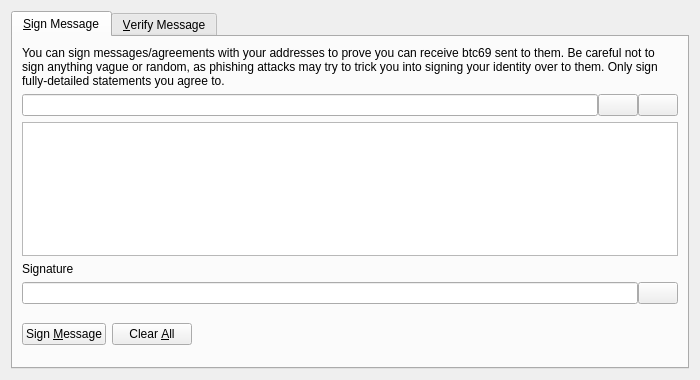
<?xml version="1.0" encoding="UTF-8"?>
<ui version="4.0">
 <class>SignVerifyMessageDialog</class>
 <widget class="QDialog" name="SignVerifyMessageDialog">
  <property name="geometry">
   <rect>
    <x>0</x>
    <y>0</y>
    <width>700</width>
    <height>380</height>
   </rect>
  </property>
  <property name="windowTitle">
   <string>Signatures - Sign / Verify a Message</string>
  </property>
  <property name="modal">
   <bool>true</bool>
  </property>
  <layout class="QVBoxLayout" name="verticalLayout">
   <item>
    <widget class="QTabWidget" name="tabWidget">
     <property name="currentIndex">
      <number>0</number>
     </property>
     <widget class="QWidget" name="tabSignMessage">
      <attribute name="title">
       <string>&amp;Sign Message</string>
      </attribute>
      <layout class="QVBoxLayout" name="verticalLayout_SM">
       <item>
        <widget class="QLabel" name="infoLabel_SM">
         <property name="text">
          <string>You can sign messages/agreements with your addresses to prove you can receive btc69 sent to them. Be careful not to sign anything vague or random, as phishing attacks may try to trick you into signing your identity over to them. Only sign fully-detailed statements you agree to.</string>
         </property>
         <property name="textFormat">
          <enum>Qt::PlainText</enum>
         </property>
         <property name="wordWrap">
          <bool>true</bool>
         </property>
        </widget>
       </item>
       <item>
        <layout class="QHBoxLayout" name="horizontalLayout_1_SM">
         <property name="spacing">
          <number>0</number>
         </property>
         <item>
          <widget class="QValidatedLineEdit" name="addressIn_SM">
           <property name="toolTip">
            <string>The btc69 address to sign the message with</string>
           </property>
          </widget>
         </item>
         <item>
          <widget class="QPushButton" name="addressBookButton_SM">
           <property name="toolTip">
            <string>Choose previously used address</string>
           </property>
           <property name="text">
            <string/>
           </property>
           <property name="icon">
            <iconset resource="../btc69.qrc">
             <normaloff>:/icons/address-book</normaloff>:/icons/address-book</iconset>
           </property>
           <property name="shortcut">
            <string>Alt+A</string>
           </property>
           <property name="autoDefault">
            <bool>false</bool>
           </property>
          </widget>
         </item>
         <item>
          <widget class="QPushButton" name="pasteButton_SM">
           <property name="toolTip">
            <string>Paste address from clipboard</string>
           </property>
           <property name="text">
            <string/>
           </property>
           <property name="icon">
            <iconset resource="../btc69.qrc">
             <normaloff>:/icons/editpaste</normaloff>:/icons/editpaste</iconset>
           </property>
           <property name="shortcut">
            <string>Alt+P</string>
           </property>
           <property name="autoDefault">
            <bool>false</bool>
           </property>
          </widget>
         </item>
        </layout>
       </item>
       <item>
        <widget class="QPlainTextEdit" name="messageIn_SM">
         <property name="toolTip">
          <string>Enter the message you want to sign here</string>
         </property>
        </widget>
       </item>
       <item>
        <widget class="QLabel" name="signatureLabel_SM">
         <property name="text">
          <string>Signature</string>
         </property>
         <property name="textFormat">
          <enum>Qt::PlainText</enum>
         </property>
        </widget>
       </item>
       <item>
        <layout class="QHBoxLayout" name="horizontalLayout_2_SM">
         <property name="spacing">
          <number>0</number>
         </property>
         <item>
          <widget class="QLineEdit" name="signatureOut_SM">
           <property name="font">
            <font>
             <italic>true</italic>
            </font>
           </property>
           <property name="readOnly">
            <bool>true</bool>
           </property>
          </widget>
         </item>
         <item>
          <widget class="QPushButton" name="copySignatureButton_SM">
           <property name="toolTip">
            <string>Copy the current signature to the system clipboard</string>
           </property>
           <property name="text">
            <string/>
           </property>
           <property name="icon">
            <iconset resource="../btc69.qrc">
             <normaloff>:/icons/editcopy</normaloff>:/icons/editcopy</iconset>
           </property>
           <property name="autoDefault">
            <bool>false</bool>
           </property>
          </widget>
         </item>
        </layout>
       </item>
       <item>
        <layout class="QHBoxLayout" name="horizontalLayout_3_SM">
         <item>
          <widget class="QPushButton" name="signMessageButton_SM">
           <property name="toolTip">
            <string>Sign the message to prove you own this btc69 address</string>
           </property>
           <property name="text">
            <string>Sign &amp;Message</string>
           </property>
           <property name="icon">
            <iconset resource="../btc69.qrc">
             <normaloff>:/icons/edit</normaloff>:/icons/edit</iconset>
           </property>
           <property name="autoDefault">
            <bool>false</bool>
           </property>
          </widget>
         </item>
         <item>
          <widget class="QPushButton" name="clearButton_SM">
           <property name="toolTip">
            <string>Reset all sign message fields</string>
           </property>
           <property name="text">
            <string>Clear &amp;All</string>
           </property>
           <property name="icon">
            <iconset resource="../btc69.qrc">
             <normaloff>:/icons/remove</normaloff>:/icons/remove</iconset>
           </property>
           <property name="autoDefault">
            <bool>false</bool>
           </property>
          </widget>
         </item>
         <item>
          <spacer name="horizontalSpacer_1_SM">
           <property name="orientation">
            <enum>Qt::Horizontal</enum>
           </property>
           <property name="sizeHint" stdset="0">
            <size>
             <width>40</width>
             <height>48</height>
            </size>
           </property>
          </spacer>
         </item>
         <item>
          <widget class="QLabel" name="statusLabel_SM">
           <property name="font">
            <font>
             <weight>75</weight>
             <bold>true</bold>
            </font>
           </property>
           <property name="text">
            <string/>
           </property>
           <property name="wordWrap">
            <bool>true</bool>
           </property>
          </widget>
         </item>
         <item>
          <spacer name="horizontalSpacer_2_SM">
           <property name="orientation">
            <enum>Qt::Horizontal</enum>
           </property>
           <property name="sizeHint" stdset="0">
            <size>
             <width>40</width>
             <height>48</height>
            </size>
           </property>
          </spacer>
         </item>
        </layout>
       </item>
      </layout>
     </widget>
     <widget class="QWidget" name="tabVerifyMessage">
      <attribute name="title">
       <string>&amp;Verify Message</string>
      </attribute>
      <layout class="QVBoxLayout" name="verticalLayout_VM">
       <item>
        <widget class="QLabel" name="infoLabel_VM">
         <property name="text">
          <string>Enter the receiver's address, message (ensure you copy line breaks, spaces, tabs, etc. exactly) and signature below to verify the message. Be careful not to read more into the signature than what is in the signed message itself, to avoid being tricked by a man-in-the-middle attack. Note that this only proves the signing party receives with the address, it cannot prove sendership of any transaction!</string>
         </property>
         <property name="textFormat">
          <enum>Qt::PlainText</enum>
         </property>
         <property name="alignment">
          <set>Qt::AlignLeading|Qt::AlignLeft|Qt::AlignTop</set>
         </property>
         <property name="wordWrap">
          <bool>true</bool>
         </property>
        </widget>
       </item>
       <item>
        <layout class="QHBoxLayout" name="horizontalLayout_1_VM">
         <property name="spacing">
          <number>0</number>
         </property>
         <item>
          <widget class="QValidatedLineEdit" name="addressIn_VM">
           <property name="toolTip">
            <string>The btc69 address the message was signed with</string>
           </property>
          </widget>
         </item>
         <item>
          <widget class="QPushButton" name="addressBookButton_VM">
           <property name="toolTip">
            <string>Choose previously used address</string>
           </property>
           <property name="text">
            <string/>
           </property>
           <property name="icon">
            <iconset resource="../btc69.qrc">
             <normaloff>:/icons/address-book</normaloff>:/icons/address-book</iconset>
           </property>
           <property name="shortcut">
            <string>Alt+A</string>
           </property>
           <property name="autoDefault">
            <bool>false</bool>
           </property>
          </widget>
         </item>
        </layout>
       </item>
       <item>
        <widget class="QPlainTextEdit" name="messageIn_VM"/>
       </item>
       <item>
        <widget class="QValidatedLineEdit" name="signatureIn_VM"/>
       </item>
       <item>
        <layout class="QHBoxLayout" name="horizontalLayout_2_VM">
         <item>
          <widget class="QPushButton" name="verifyMessageButton_VM">
           <property name="toolTip">
            <string>Verify the message to ensure it was signed with the specified btc69 address</string>
           </property>
           <property name="text">
            <string>Verify &amp;Message</string>
           </property>
           <property name="icon">
            <iconset resource="../btc69.qrc">
             <normaloff>:/icons/transaction_0</normaloff>:/icons/transaction_0</iconset>
           </property>
           <property name="autoDefault">
            <bool>false</bool>
           </property>
          </widget>
         </item>
         <item>
          <widget class="QPushButton" name="clearButton_VM">
           <property name="toolTip">
            <string>Reset all verify message fields</string>
           </property>
           <property name="text">
            <string>Clear &amp;All</string>
           </property>
           <property name="icon">
            <iconset resource="../btc69.qrc">
             <normaloff>:/icons/remove</normaloff>:/icons/remove</iconset>
           </property>
           <property name="autoDefault">
            <bool>false</bool>
           </property>
          </widget>
         </item>
         <item>
          <spacer name="horizontalSpacer_1_VM">
           <property name="orientation">
            <enum>Qt::Horizontal</enum>
           </property>
           <property name="sizeHint" stdset="0">
            <size>
             <width>40</width>
             <height>48</height>
            </size>
           </property>
          </spacer>
         </item>
         <item>
          <widget class="QLabel" name="statusLabel_VM">
           <property name="font">
            <font>
             <weight>75</weight>
             <bold>true</bold>
            </font>
           </property>
           <property name="text">
            <string/>
           </property>
           <property name="wordWrap">
            <bool>true</bool>
           </property>
          </widget>
         </item>
         <item>
          <spacer name="horizontalSpacer_2_VM">
           <property name="orientation">
            <enum>Qt::Horizontal</enum>
           </property>
           <property name="sizeHint" stdset="0">
            <size>
             <width>40</width>
             <height>48</height>
            </size>
           </property>
          </spacer>
         </item>
        </layout>
       </item>
      </layout>
     </widget>
    </widget>
   </item>
  </layout>
 </widget>
 <customwidgets>
  <customwidget>
   <class>QValidatedLineEdit</class>
   <extends>QLineEdit</extends>
   <header>qvalidatedlineedit.h</header>
  </customwidget>
 </customwidgets>
 <resources>
  <include location="../btc69.qrc"/>
 </resources>
 <connections/>
</ui>
